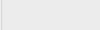
            <widget class="QWidget" name="page_11">
             <property name="geometry">
              <rect>
               <x>0</x>
               <y>0</y>
               <width>100</width>
               <height>30</height>
              </rect>
             </property>
             <attribute name="label">
              <string>六面体模型构建</string>
             </attribute>
             <widget class="QGroupBox" name="groupBox_21">
              <property name="geometry">
               <rect>
                <x>0</x>
                <y>-20</y>
                <width>291</width>
                <height>201</height>
               </rect>
              </property>
              <property name="title">
               <string/>
              </property>
              <widget class="QWidget" name="gridLayoutWidget_11">
               <property name="geometry">
                <rect>
                 <x>10</x>
                 <y>40</y>
                 <width>261</width>
                 <height>101</height>
                </rect>
               </property>
               <layout class="QGridLayout" name="gridLayout_12">
                <item row="1" column="1">
                 <widget class="QPushButton" name="refine">
                  <property name="font">
                   <font>
                    <family>Agency FB</family>
                    <pointsize>8</pointsize>
                   </font>
                  </property>
                  <property name="text">
                   <string>中间体细化</string>
                  </property>
                 </widget>
                </item>
                <item row="1" column="0">
                 <widget class="QPushButton" name="boom3">
                  <property name="font">
                   <font>
                    <family>Agency FB</family>
                    <pointsize>8</pointsize>
                   </font>
                  </property>
                  <property name="text">
                   <string>拓扑分裂</string>
                  </property>
                 </widget>
                </item>
                <item row="0" column="2">
                 <widget class="QPushButton" name="boom2">
                  <property name="font">
                   <font>
                    <family>Agency FB</family>
                    <pointsize>8</pointsize>
                   </font>
                  </property>
                  <property name="text">
                   <string>中间体生成</string>
                  </property>
                 </widget>
                </item>
                <item row="0" column="1">
                 <widget class="QPushButton" name="boom1">
                  <property name="font">
                   <font>
                    <family>Agency FB</family>
                    <pointsize>8</pointsize>
                   </font>
                  </property>
                  <property name="text">
                   <string>角度调整</string>
                  </property>
                 </widget>
                </item>
                <item row="0" column="0">
                 <widget class="QPushButton" name="openSkelFile">
                  <property name="font">
                   <font>
                    <family>Agency FB</family>
                    <pointsize>8</pointsize>
                   </font>
                  </property>
                  <property name="text">
                   <string>打开骨架</string>
                  </property>
                 </widget>
                </item>
                <item row="1" column="2">
                 <widget class="QPushButton" name="saveSkelFile">
                  <property name="font">
                   <font>
                    <family>Agency FB</family>
                    <pointsize>8</pointsize>
                   </font>
                  </property>
                  <property name="text">
                   <string>保存骨架</string>
                  </property>
                 </widget>
                </item>
               </layout>
              </widget>
              <widget class="QPushButton" name="viewInit">
               <property name="geometry">
                <rect>
                 <x>10</x>
                 <y>150</y>
                 <width>81</width>
                 <height>28</height>
                </rect>
               </property>
               <property name="text">
                <string>正视图</string>
               </property>
              </widget>
              <widget class="QPushButton" name="subdivedge">
               <property name="geometry">
                <rect>
                 <x>100</x>
                 <y>150</y>
                 <width>71</width>
                 <height>28</height>
                </rect>
               </property>
               <property name="text">
                <string>选边细分</string>
               </property>
              </widget>
              <widget class="QLineEdit" name="subdivnum">
               <property name="geometry">
                <rect>
                 <x>180</x>
                 <y>150</y>
                 <width>31</width>
                 <height>26</height>
                </rect>
               </property>
               <property name="text">
                <string>3</string>
               </property>
              </widget>
              <widget class="QPushButton" name="actSubdivisionNormal">
               <property name="geometry">
                <rect>
                 <x>190</x>
                 <y>170</y>
                 <width>71</width>
                 <height>28</height>
                </rect>
               </property>
               <property name="text">
                <string>线性细分</string>
               </property>
              </widget>
             </widget>
            </widget>
